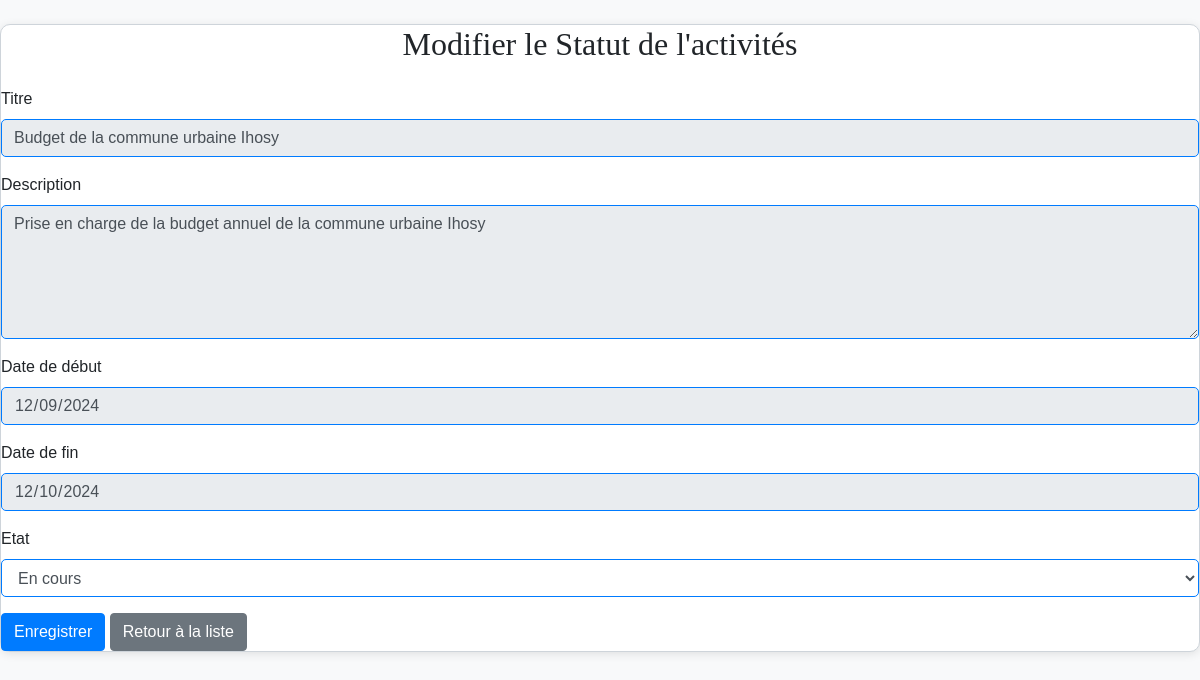
The app's page /templetes/modif_statut.php?id=47 with its own data.
### tables this page shows
CREATE TABLE IF NOT EXISTS `tasks` (
  `id` int NOT NULL AUTO_INCREMENT,
  `title` varchar(100) NOT NULL,
  `description` text NOT NULL,
  `date_debut` date DEFAULT NULL COMMENT 'Date de début de la tâche',
  `date_fin` date DEFAULT NULL COMMENT 'Date de fin de la tâche',
  `status` enum('proposee','envoyee','compiled','validee','terminee') DEFAULT 'proposee',
  `etat` enum('Non démarrée','En cours','Non terminée','Terminée') DEFAULT 'Non démarrée',
  `assigned_to` varchar(50) DEFAULT NULL,
  `duree` int DEFAULT NULL COMMENT 'Durée en jours',
  `periode_activite` varchar(20) DEFAULT NULL COMMENT 'T1, T2, T3, T4',
  `valeurs_cibles` json DEFAULT NULL COMMENT 'Valeurs par trimestre ou KPI',
  `created_at` timestamp NULL DEFAULT CURRENT_TIMESTAMP,
  `updated_at` timestamp NULL DEFAULT CURRENT_TIMESTAMP ON UPDATE CURRENT_TIMESTAMP,
  `notification_seen` tinyint(1) DEFAULT '0',
  `notification_seen_proposed` tinyint(1) DEFAULT '0',
  `notification_seen_completed` tinyint(1) DEFAULT '0',
  `notification_seen_validated` tinyint(1) DEFAULT '0',
  PRIMARY KEY (`id`),
  KEY `assigned_to` (`assigned_to`)
);

### templetes/modif_statut.php (the view, shortened to what this page needs)
<?php
include '../includes/db_connect.php';
if (isset($_GET['id'])) {
    $taskId = $_GET['id'];
    $sql = "SELECT * FROM tasks WHERE id = ?";
    if ($stmt = $conn->prepare($sql)) {
        $stmt->bind_param("i", $taskId);
        $stmt->execute();
        $result = $stmt->get_result();
        if ($result->num_rows > 0) {
            $tache = $result->fetch_assoc();
        } else {
            echo "Tâche non trouvée.";
            exit;
        }
    } else {
        echo "Erreur lors de la récupération de la tâche.";
        exit;
    }
} else {
    echo "ID de tâche manquant.";
    exit;
}
?>
<!DOCTYPE html>
<html lang="fr">
<head>
    <link rel="stylesheet" href="https://stackpath.bootstrapcdn.com/bootstrap/4.5.2/css/bootstrap.min.css">
</head>
<body>
<div class="form-container mt-4">
    <h2 class="text-center mb-4">Modifier le Statut de l'activités</h2>
    <form id="taskForm" method="POST" action="modif_statut.php">
        <div class="form-group">
            <label for="taskTitle">Titre</label>
            <input type="text" class="form-control" id="taskTitle" value="<?php echo htmlspecialchars($tache['title']); ?>" disabled>
        </div>
        <div class="form-group">
            <label for="taskDescription">Description</label>
            <textarea class="form-control" id="taskDescription" rows="5" disabled><?php echo htmlspecialchars($tache['description']); ?></textarea>
        </div>
        <div class="form-group">
            <label for="taskDeadline">Date de début</label>
            <input type="date" class="form-control" id="taskDeadline" value="<?php echo htmlspecialchars($tache['date_debut']); ?>" disabled>
        </div>
        <div class="form-group">
            <label for="taskCompletionDate">Date de fin</label>
            <input type="date" class="form-control" id="taskCompletionDate" value="<?php echo htmlspecialchars($tache['date_fin']); ?>" disabled>
        </div>
        <div class="form-group">
            <label for="statut">Etat</label>
            <select class="form-control" id="statut" name="etat" required>
                <option value="en_cours" <?php echo $tache['etat'] == 'en_cours' ? 'selected' : ''; ?>>En cours</option>
            </select>
        </div>
        <button type="submit" class="btn btn-primary">Enregistrer</button>
        <a href="?page=taches_faire" class="btn btn-secondary">Retour à la liste</a>
    </form>
</div>
</body>
</html>

### templetes/modif_statut.php (style rules this page uses)
body { font-family: 'Arial', sans-serif; background-color: #f8f9fa; }
.form-container { background-color: #ffffff; border: 1px solid #ced4da; border-radius: 10px; box-shadow: 0 2px 10px rgba(0, 0, 0, 0.1); }
h2 { font-family: "Imprint MT Shadow"; }
.form-control { border: 1px solid #007bff; border-radius: 5px; }
.btn-primary { background-color: #007bff; border-color: #007bff; }
h2 { font-family: "Imprint MT Shadow"; text-align: center; margin-bottom: 20px; }

### records on screen
tasks: title "Budget de la commune urbaine Ihosy", description "Prise en charge de la budget annuel de la commune urbaine Ihosy", date_debut "12/09/2024", date_fin "12/10/2024"
